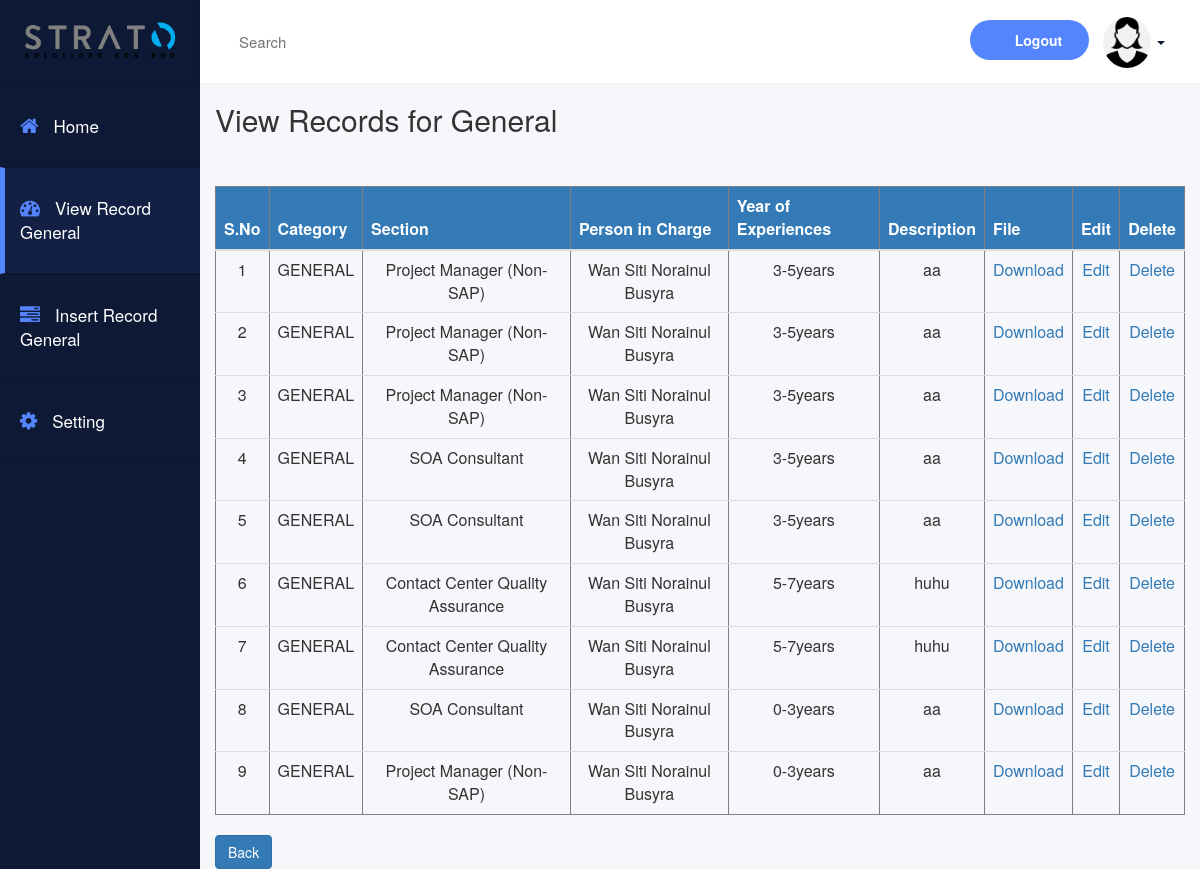
Screenshot of /php/view-GENERAL.php (signed in) with the database file from the repository.
### tables this page shows
CREATE TABLE `general_record` (
  `id` int(11) NOT NULL,
  `trn_date` datetime NOT NULL,
  `categorygeneral` varchar(30) NOT NULL,
  `section` varchar(40) NOT NULL,
  `personincharge` varchar(30) NOT NULL,
  `yearsofexperiences` varchar(20) NOT NULL,
  `descriptiongeneral` varchar(200) NOT NULL,
  `file_path` varchar(200) NOT NULL,
  `submittedby` varchar(10) NOT NULL
);

### php/view-GENERAL.php (the view, shortened to what this page needs)
<?php
    require('db.php');
?>
<link href="//maxcdn.bootstrapcdn.com/bootstrap/3.3.0/css/bootstrap.min.css" rel="stylesheet" id="bootstrap-css">
<link href="../css/index.css" rel="stylesheet">
<link href="https://maxcdn.bootstrapcdn.com/font-awesome/4.6.3/css/font-awesome.min.css" rel="stylesheet">
<head>
</head>
<body class="home">
    <div class="container-fluid display-table">
        <div class="row display-table-row">
            <div class="col-md-2 col-sm-1 hidden-xs display-table-cell v-align box" id="navigation">
                <div class="logo">
                    <a href="index.php"><img src="../img/StratoLogo.png" alt="StratoSolutionsLogo" class="hidden-xs hidden-sm">
                    </a>
                </div>
                <div class="navi">
                    <ul>
                        <li><a href="index.php"><i class="fa fa-home" aria-hidden="true"></i><span class="hidden-xs hidden-sm">Home</span></a></li>
                        <li class="active"><a href="view-GENERAL.php"><i class="fa fa-dashboard" aria-hidden="true"></i><span class="hidden-xs hidden-sm">View Record General</span></a></li>
                        <li><a href="insert-GENERAL.php"><i class="fa fa-tasks" aria-hidden="true"></i><span class="hidden-xs hidden-sm">Insert Record General</span></a></li>
                        <li><a href="#"><i class="fa fa-cog" aria-hidden="true"></i><span class="hidden-xs hidden-sm">Setting</span></a></li>
                    </ul>
                </div>
            </div>
            <div class="col-md-10 col-sm-11 display-table-cell v-align">
                <div class="row">
                    <header>
                        <div class="col-md-7">
                            <div class="search hidden-xs hidden-sm">
                                <input type="text" placeholder="Search" id="search">
                            </div>
                        </div>
                        <div class="col-md-5">
                            <div class="header-rightside">
                                <ul class="list-inline header-top pull-right">
                                    <li class="hidden-xs"><a href="logout.php" class="add-project" data-toggle="modal">Logout</a></li>
                                    <li class="dropdown">
                                        <a href="#" class="dropdown-toggle" data-toggle="dropdown"><img src="../img/admin.png" alt="user">
                                            <b class="caret"></b></a>
                                    </li>
                                </ul>
                            </div>
                        </div>
                    </header>
                </div>
                <div class="form">
                    <h2>View Records for General</h2>
                    <br><br>
                    <table class="table table-sm table-dark" width="100%" border="1" style="border-collapse:collapse;">
                        <thead>
                            <tr class="bg-primary">
                                <th><strong>S.No</strong></th>
                                <th><strong>Category</strong></th>
                                <th><strong>Section</strong></th>
                                <th><strong>Person in Charge</strong></th>
                                <th><strong>Year of Experiences</strong></th>
                                <th><strong>Description</strong></th>
                                <th><strong>File</strong></th>
                                <th><strong>Edit</strong></th>
                                <th><strong>Delete</strong></th>
                            </tr>
                        </thead>
                        <tbody>
                            <?php
                                $count=1;
                                $sel_query="Select * from general_record ORDER BY id desc;";
                                $result = mysqli_query($con,$sel_query);
                                while($row = mysqli_fetch_assoc($result)) { ?>
                            <tr>
                                <td align="center"><?php echo $count; ?></td>
                                <td align="center"><?php echo $row["categorygeneral"]; ?></td>
                                <td align="center"><?php echo $row["section"]; ?></td>
                                <td align="center"><?php echo $row["personincharge"]; ?></td>
                                <td align="center"><?php echo $row["yearsofexperiences"]; ?></td>
                                <td align="center"><?php echo $row["descriptiongeneral"]; ?></td>
                                 <td align="center">
                                    <?php if($row["file_path"] != ''){ ?>
                                    <a href="<?php echo $row["file_path"]; ?>" download>Download</a>
                                    <?php } ?>
                                </td>
                                <td align="center">
                                    <a href="edit-GENERAL.php?id=<?php echo $row["id"]; ?>">Edit</a>
                                </td>
                                <td align="center">
                                    <a href="delete-GENERAL.php?id=<?php echo $row["id"]; ?>" onclick="return confirm('Are you sure you want to delete this item?');">Delete</a>
                                </td>
                            </tr>
                            <?php $count++; } ?>
                        </tbody>
                    </table>
                </div>
                <a class="btn btn-primary" href="index.php" role="button">Back</a>
            </div>
        </div>
    </div>
</body>

### css/index.css (style rules this page uses)
a:focus,a:hover,a { outline:none; text-decoration: none; }
li,ul { list-style: none; padding: 0; margin: 0; }
.home { background: #f6f7fa; }
#navigation { background: #0e1a35; }
#navigation { padding: 0; }
.display-table { display: table; padding: 0; height: 100%; width: 100%; }
.display-table-row { display: table-row; height: 100%; }
.display-table-cell { display: table-cell; float: none; height: 100%; }
.v-align { vertical-align: top; }
.logo img { max-width: 180px; padding: 16px 0 17px; width: 100%; }
.header-top { margin: 0; padding-top: 2px; }
.header-top img { border-radius: 50%; max-width: 48px !important; width: 100%; }
.add-project { background: #5584ff none repeat scroll 0 0; border-radius: 100px; color: #ffffff; font-size: 14px; font-weight: 600; padding: 10px 27px 10px 45px; position: relative; }
.add-project::before { background: rgba(0, 0, 0, 0) url("../images/plus.png") no-repeat scroll 0 0; content: ""; ; height: 12px; left: 17px; position: absolute; top: 12px; width: 12px; }
.navi i { font-size: 20px; }
.header-top li { display: inline-block; text-align: center; }
.header-top .dropdown-toggle { color: #0e1a35; }
#navigation { -webkit-transition: all 0.5s ease; -moz-transition: all 0.5s ease; -o-transition: all 0.5s ease; transition: all 0.5s ease; }
.search input { border: none; font-size: 15px; padding: 15px 9px; width: 100%; background: rgba(0, 0, 0, 0) url("../images/search.png") no-repeat scroll 99% 12px; color: #8492af; }
header { background: #ffffff none repeat scroll 0 0; box-shadow: 0 1px 12px rgba(0, 0, 0, 0.04); display: inline-block !important; line-height: 23px; padding: 15px; transition: all 0.5s ease 0s; width: 100%; -webkit-transition: all 0.5s ease; -moz-transition: all 0.5s ease; -o-transition: all 0.5s ease; transition: all 0.5s ease; }
.logo { text-align: center; }
.navi a { border-bottom: 1px solid #0d172e; border-top: 1px solid #0d172e; color: #ffffff; display: block; font-size: 17px; font-weight: 500; padding: 28px 20px; text-decoration: none; }
.navi i { margin-right: 15px; color: #5584ff; }
.navi .active a { background: #122143; border-left: 5px solid #5584ff; padding-left: 15px; }
.hidden-xs { -webkit-transition: all 0.5s ease; -moz-transition: all 0.5s ease; -o-transition: all 0.5s ease; transition: all 0.5s ease; }

### rows the page displays
general_record: categorygeneral "GENERAL", section "Project Manager (Non-SAP)", personincharge "Wan Siti Norainul Busyra", yearsofexperiences "3-5years", descriptiongeneral "aa"
general_record: categorygeneral "GENERAL", section "Project Manager (Non-SAP)", personincharge "Wan Siti Norainul Busyra", yearsofexperiences "3-5years", descriptiongeneral "aa"
general_record: categorygeneral "GENERAL", section "Project Manager (Non-SAP)", personincharge "Wan Siti Norainul Busyra", yearsofexperiences "3-5years", descriptiongeneral "aa"
general_record: categorygeneral "GENERAL", section "SOA Consultant", personincharge "Wan Siti Norainul Busyra", yearsofexperiences "3-5years", descriptiongeneral "aa"
general_record: categorygeneral "GENERAL", section "SOA Consultant", personincharge "Wan Siti Norainul Busyra", yearsofexperiences "3-5years", descriptiongeneral "aa"
general_record: categorygeneral "GENERAL", section "Contact Center Quality Assurance", personincharge "Wan Siti Norainul Busyra", yearsofexperiences "5-7years", descriptiongeneral "huhu"
general_record: categorygeneral "GENERAL", section "Contact Center Quality Assurance", personincharge "Wan Siti Norainul Busyra", yearsofexperiences "5-7years", descriptiongeneral "huhu"
general_record: categorygeneral "GENERAL", section "SOA Consultant", personincharge "Wan Siti Norainul Busyra", yearsofexperiences "0-3years", descriptiongeneral "aa"
general_record: categorygeneral "GENERAL", section "Project Manager (Non-SAP)", personincharge "Wan Siti Norainul Busyra", yearsofexperiences "0-3years", descriptiongeneral "aa"
